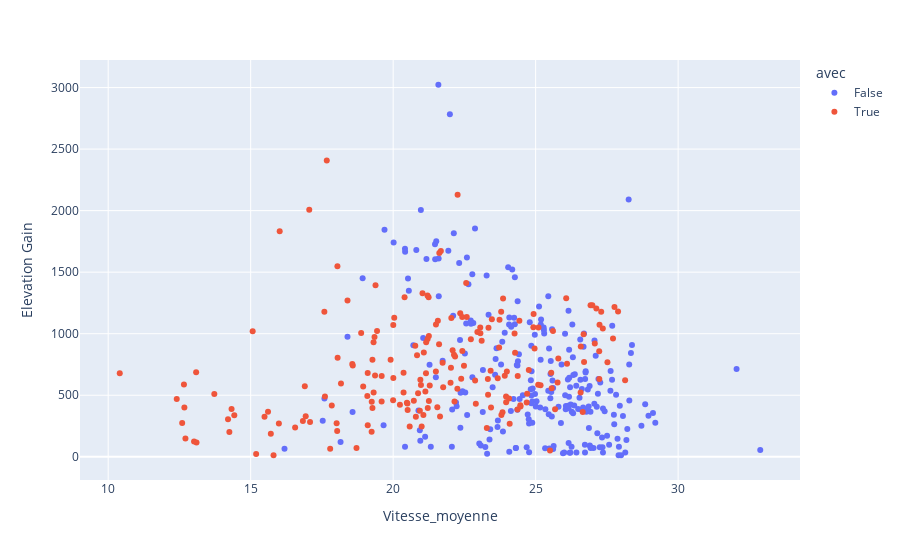

Here is the notebook cell this chart was saved with:
### Code cell
# Relation entre la vitesse moyenne, le fait de rouler en groupe et le dénivelé

vitesse_denivele = px.scatter(Strava, x = 'Vitesse_moyenne',y = 'Elevation Gain', color = Strava["avec"], hover_data=['Activity Name','Distance_m','Elevation Gain'])
vitesse_denivele

### Figure 1 — Plotly figure (JSON) as saved in the notebook; plotly's stock layout.template omitted (floating-point values rounded to 4 significant figures; data arrays with more than 128 entries replaced by an {"elided": "..."} marker saying what was removed)
{"data": [{"customdata": {"elided": "247x2 mixed values"}, "hovertemplate": "avec=False<br>Vitesse_moyenne=%{x}<br>Elevation Gain=%{y}<br>Activity Name=%{customdata[0]}<br>Distance_m=%{customdata[1]}<extra></extra>", "legendgroup": "False", "marker": {"color": "#636efa", "symbol": "circle"}, "mode": "markers", "name": "False", "orientation": "v", "showlegend": true, "type": "scatter", "x": {"elided": "247 float values"}, "xaxis": "x", "y": {"elided": "247 float values"}, "yaxis": "y"}, {"customdata": {"elided": "193x2 mixed values"}, "hovertemplate": "avec=True<br>Vitesse_moyenne=%{x}<br>Elevation Gain=%{y}<br>Activity Name=%{customdata[0]}<br>Distance_m=%{customdata[1]}<extra></extra>", "legendgroup": "True", "marker": {"color": "#EF553B", "symbol": "circle"}, "mode": "markers", "name": "True", "orientation": "v", "showlegend": true, "type": "scatter", "x": {"elided": "193 float values"}, "xaxis": "x", "y": {"elided": "193 float values"}, "yaxis": "y"}], "layout": {"legend": {"title": {"text": "avec"}, "tracegroupgap": 0}, "margin": {"t": 60}, "xaxis": {"anchor": "y", "domain": [0, 1], "title": {"text": "Vitesse_moyenne"}}, "yaxis": {"anchor": "x", "domain": [0, 1], "title": {"text": "Elevation Gain"}}}}
